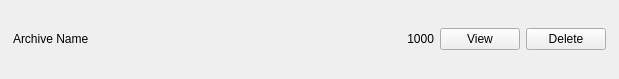
<?xml version="1.0" encoding="UTF-8"?>
<ui version="4.0">
 <class>ArchiveControl</class>
 <widget class="QWidget" name="ArchiveControl">
  <property name="geometry">
   <rect>
    <x>0</x>
    <y>0</y>
    <width>619</width>
    <height>79</height>
   </rect>
  </property>
  <property name="windowTitle">
   <string>Form</string>
  </property>
  <layout class="QGridLayout" name="gridLayout">
   <property name="leftMargin">
    <number>13</number>
   </property>
   <property name="topMargin">
    <number>0</number>
   </property>
   <property name="rightMargin">
    <number>13</number>
   </property>
   <property name="bottomMargin">
    <number>0</number>
   </property>
   <item row="0" column="0">
    <widget class="QLabel" name="lblArchiveName">
     <property name="sizePolicy">
      <sizepolicy hsizetype="Expanding" vsizetype="Preferred">
       <horstretch>0</horstretch>
       <verstretch>0</verstretch>
      </sizepolicy>
     </property>
     <property name="text">
      <string>Archive Name</string>
     </property>
    </widget>
   </item>
   <item row="0" column="1">
    <widget class="QLabel" name="lblQuality">
     <property name="maximumSize">
      <size>
       <width>75</width>
       <height>16777215</height>
      </size>
     </property>
     <property name="text">
      <string>1000</string>
     </property>
     <property name="alignment">
      <set>Qt::AlignRight|Qt::AlignTrailing|Qt::AlignVCenter</set>
     </property>
    </widget>
   </item>
   <item row="0" column="2">
    <widget class="QPushButton" name="buttonViewArchive">
     <property name="enabled">
      <bool>true</bool>
     </property>
     <property name="text">
      <string>View</string>
     </property>
    </widget>
   </item>
   <item row="0" column="3">
    <widget class="QPushButton" name="buttonDeleteArchive">
     <property name="enabled">
      <bool>true</bool>
     </property>
     <property name="text">
      <string>Delete</string>
     </property>
    </widget>
   </item>
  </layout>
 </widget>
 <resources/>
 <connections/>
</ui>
